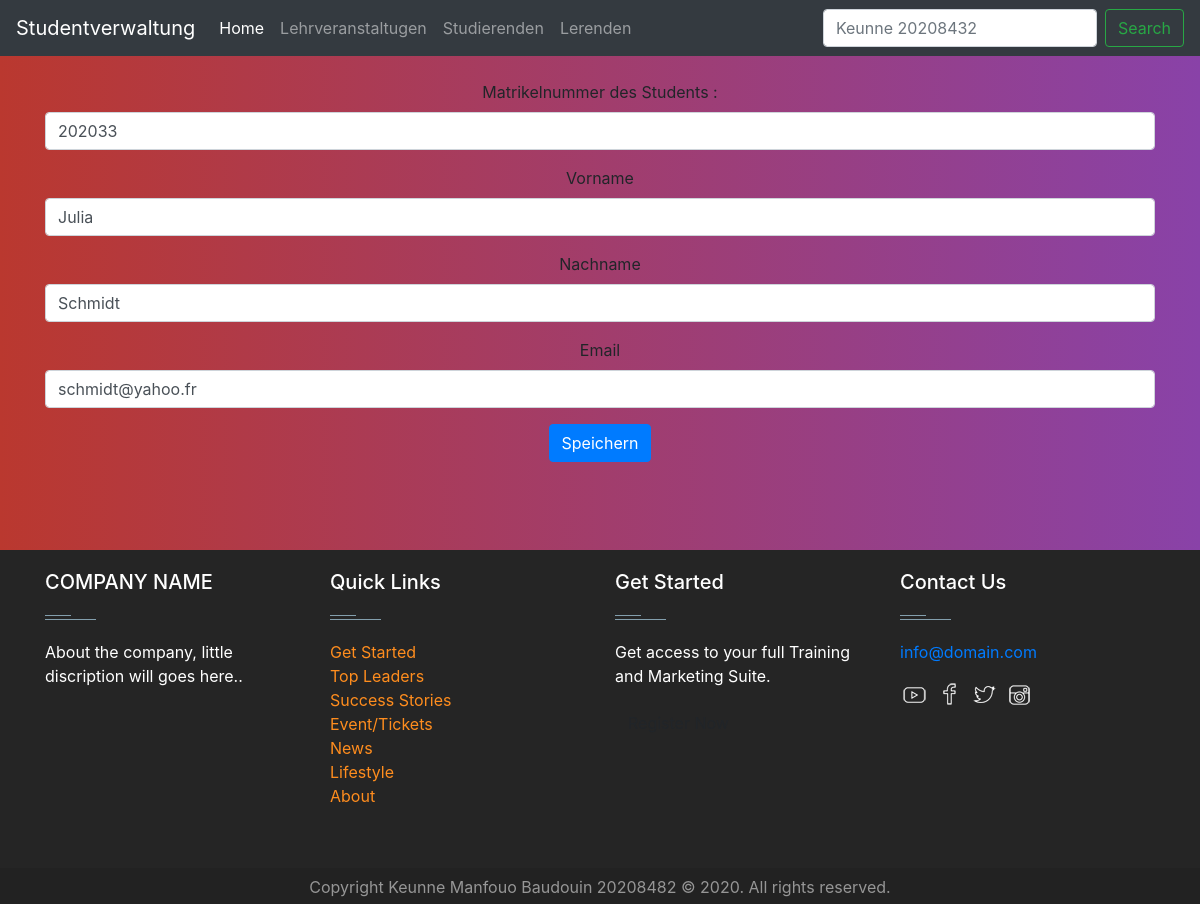
Screenshot of /student/edit/1 with the database file from the repository.
### Studentverwaltung/models.py (models this page shows, shortened)
class Student(models.Model):
    matrikel_nr = models.CharField(max_length=10)
    vorname = models.CharField(max_length=30)
    nachname = models.CharField(max_length=30)
    email = models.CharField(max_length=30, default='null')

### Studentverwaltung/views.py (the view)
# urls.py: path('student/edit/<int:pk>', student_details, name ='edit_student'),
def student_details(request, pk=None):
    if pk:
        student = Student.objects.get(pk=pk)
    else:
        student = Student()
    if request.method == 'POST':
        form = StudentForm(request.POST, instance=student)
        if form.is_valid():
            form.save()
            messages.success(request, 'Der Student wurde erfolgreich gespeichert')
            return HttpResponseRedirect(reverse_lazy('student_list'))
    else:
        form = StudentForm(instance=student)
    return render(request, 'student_details.html', {'page_title': 'Student hinzufügen',
                                                      'form': form})

### Studentverwaltung/forms.py
class StudentForm(ModelForm):
    class Meta:
        model = Student
        exclude = ()
        labels = {'matrikel_nr' : 'Matrikelnummer des Students :',
                  'besucht' : 'Lehrveranstaltung zu besuchen : ',}

### templates/student_details.html (shortened to what this page needs)
{% extends 'base.html' %}
{% load bootstrap4 %}
{% block content %}
    <form action="" enctype="multipart/form-data" method="post" class="form">
        {% bootstrap_form form %}
        <button type="submit" class="btn btn-primary">Speichern</button>
    </form>
{% endblock %}

### static/css/file.css (style rules this page uses)
body { overflow-x: hidden; background: linear-gradient(to left,#8942a8, #ba382f); }
.btn { background-color: #ff8d1e; color:#fff; }

### rows the page displays
Student: matrikel_nr "202033", vorname "Julia", nachname "Schmidt", email "schmidt@yahoo.fr"
